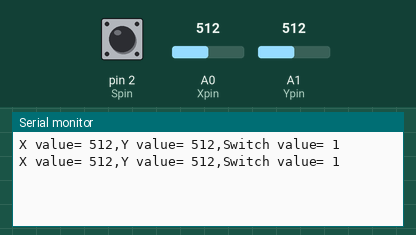
Simulated run of this sketch. Board: Arduino Uno, built with avr-gcc and run on an emulated ATmega328P. On the bench: the last lines printed to the serial monitor. Inputs (shaded band) come from the test bench; at power-on: A0 (Xpin) = 512, A1 (Ypin) = 512, pin 2 (Spin) HIGH.

Above: at 1.3 s.
1.4 s: A0 (Xpin) set to 716
At 1.9 s:
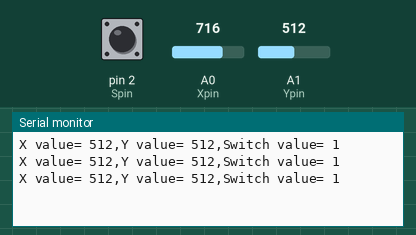
2.9 s: A1 (Ypin) set to 716
At 3.4 s:
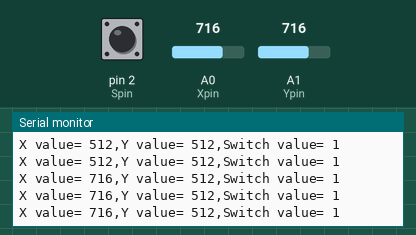
4.4 s: pin 2 (Spin) pulled LOW for 0.6 s
At 5.4 s:
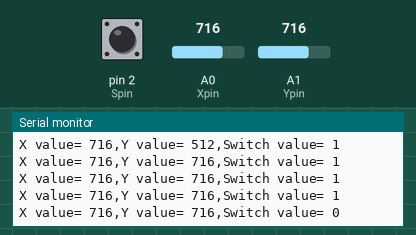
6.5 s: A0 (Xpin) set to 900
At 6.9 s:
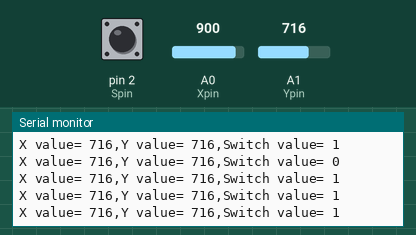
8.0 s: pin 2 (Spin) pulled LOW for 1 s
At 8.9 s:
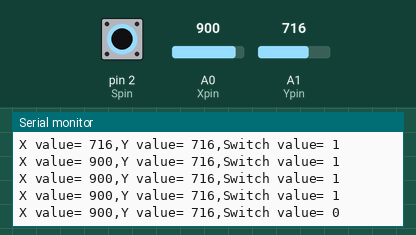
10.5 s: A1 (Ypin) set to 900
At 10.9 s:
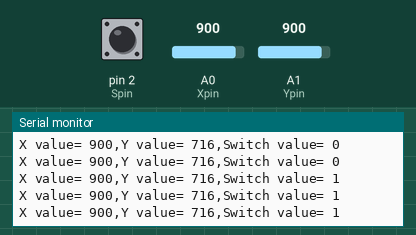
Timing chart, 0 to 13.0 s (numbered marks = the images above; inputs shaded):
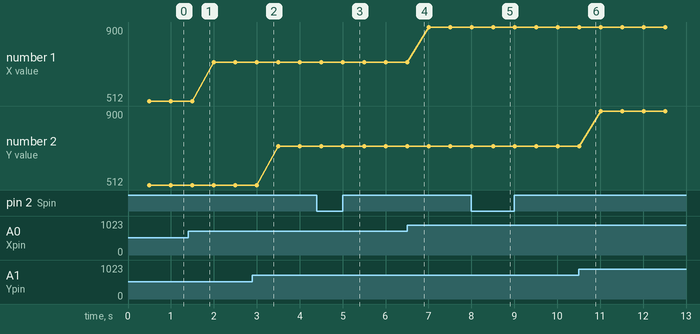

Measured:
- after the input at 4.4 s, the serial monitor: prints a new line after 0.61 s (image 3)
- after the input at 8.0 s, the serial monitor: prints a new line after 0.51 s (image 5)
- plotted number 1: 512 → 716 after the input at 1.4 s, 716 → 900 after the input at 6.5 s

The sketch:

joystick.ino
```cpp
int Xpin=A0;
int Ypin=A1;
int Spin=2;
int Xval;
int Yval;
int Sval;
int dt=500;
void setup() {
  // put your setup code here, to run once:
  pinMode(Xpin,INPUT);
  pinMode(Ypin,INPUT);
  pinMode(Spin,INPUT);
  Serial.begin(9600);
  digitalWrite(Spin,HIGH);

}

void loop() {
  // put your main code here, to run repeatedly:
  Xval=analogRead(Xpin);
  Yval=analogRead(Ypin);
  Sval=digitalRead(Spin);
   delay(dt);
  Serial.print("X value= ");
  Serial.print(Xval);
  Serial.print(",");
  Serial.print("Y value= ");
  Serial.print(Yval);
  Serial.print(",");
  Serial.print("Switch value= ");
  Serial.println(Sval);


}
```
